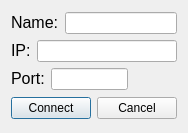
<?xml version="1.0" encoding="UTF-8"?>
<ui version="4.0">
 <class>Dialog_JoinSession</class>
 <widget class="QDialog" name="Dialog_JoinSession">
  <property name="geometry">
   <rect>
    <x>0</x>
    <y>0</y>
    <width>186</width>
    <height>133</height>
   </rect>
  </property>
  <property name="windowTitle">
   <string>Join Session</string>
  </property>
  <property name="toolTip">
   <string notr="true"/>
  </property>
  <property name="statusTip">
   <string notr="true"/>
  </property>
  <property name="whatsThis">
   <string notr="true"/>
  </property>
  <layout class="QVBoxLayout" name="verticalLayout_2">
   <item>
    <layout class="QVBoxLayout" name="Layout_Options">
     <item>
      <layout class="QHBoxLayout" name="Layout_Nickname">
       <item>
        <widget class="QLabel" name="Label_Nickname">
         <property name="text">
          <string>&lt;html&gt;&lt;head/&gt;&lt;body&gt;&lt;p&gt;&lt;span style=&quot; font-size:12pt;&quot;&gt;Name:&lt;/span&gt;&lt;/p&gt;&lt;/body&gt;&lt;/html&gt;</string>
         </property>
        </widget>
       </item>
       <item>
        <widget class="QLineEdit" name="Input_Name"/>
       </item>
      </layout>
     </item>
     <item>
      <layout class="QHBoxLayout" name="Layout_IP">
       <item>
        <widget class="QLabel" name="Label_IPAddress">
         <property name="text">
          <string>&lt;html&gt;&lt;head/&gt;&lt;body&gt;&lt;p&gt;&lt;span style=&quot; font-size:12pt;&quot;&gt;IP:&lt;/span&gt;&lt;/p&gt;&lt;/body&gt;&lt;/html&gt;</string>
         </property>
        </widget>
       </item>
       <item>
        <widget class="QLineEdit" name="Input_ServerAddress"/>
       </item>
      </layout>
     </item>
     <item>
      <layout class="QHBoxLayout" name="Layout_Port">
       <item>
        <widget class="QLabel" name="Label_Port">
         <property name="text">
          <string>&lt;html&gt;&lt;head/&gt;&lt;body&gt;&lt;p&gt;&lt;span style=&quot; font-size:12pt;&quot;&gt;Port:&lt;/span&gt;&lt;/p&gt;&lt;/body&gt;&lt;/html&gt;</string>
         </property>
        </widget>
       </item>
       <item>
        <widget class="QLineEdit" name="Input_Port">
         <property name="enabled">
          <bool>true</bool>
         </property>
        </widget>
       </item>
       <item>
        <spacer name="horizontalSpacer">
         <property name="orientation">
          <enum>Qt::Horizontal</enum>
         </property>
         <property name="sizeHint" stdset="0">
          <size>
           <width>80</width>
           <height>20</height>
          </size>
         </property>
        </spacer>
       </item>
      </layout>
     </item>
    </layout>
   </item>
   <item>
    <layout class="QHBoxLayout" name="Layout_DialogButtons">
     <item>
      <widget class="QPushButton" name="Button_Connect">
       <property name="text">
        <string>Connect</string>
       </property>
      </widget>
     </item>
     <item>
      <widget class="QPushButton" name="Button_Cancel">
       <property name="text">
        <string>Cancel</string>
       </property>
      </widget>
     </item>
    </layout>
   </item>
  </layout>
 </widget>
 <resources/>
 <connections>
  <connection>
   <sender>Button_Connect</sender>
   <signal>clicked()</signal>
   <receiver>Dialog_JoinSession</receiver>
   <slot>accept()</slot>
   <hints>
    <hint type="sourcelabel">
     <x>119</x>
     <y>129</y>
    </hint>
    <hint type="destinationlabel">
     <x>117</x>
     <y>173</y>
    </hint>
   </hints>
  </connection>
  <connection>
   <sender>Button_Cancel</sender>
   <signal>clicked()</signal>
   <receiver>Dialog_JoinSession</receiver>
   <slot>reject()</slot>
   <hints>
    <hint type="sourcelabel">
     <x>252</x>
     <y>134</y>
    </hint>
    <hint type="destinationlabel">
     <x>258</x>
     <y>160</y>
    </hint>
   </hints>
  </connection>
 </connections>
</ui>
